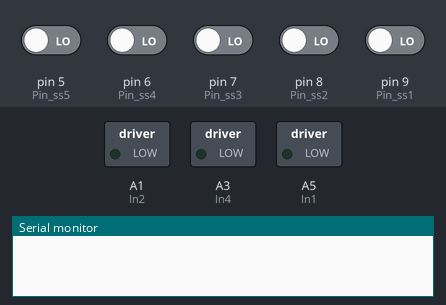
Bench run of a sketch on a simulated Arduino Nano, built with avr-gcc and run on an emulated ATmega328P. Shown: switched loads named in the sketch (green lamp = pin HIGH), the last lines printed to the serial monitor. Inputs (shaded band) come from the test bench; at power-on: pin 5 (Pin_ss5), pin 6 (Pin_ss4), pin 7 (Pin_ss3), pin 8 (Pin_ss2), pin 9 (Pin_ss1) LOW.

Above: at 1.2 s.
1.3 s: pin 5 (Pin_ss5) driven HIGH and pin 6 (Pin_ss4) driven HIGH
At 2.6 s:
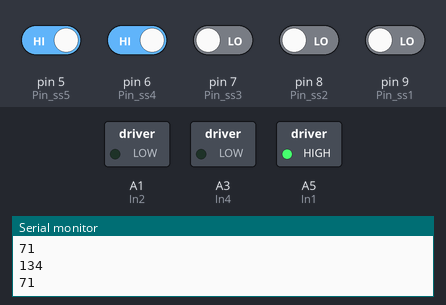
2.9 s: pin 7 (Pin_ss3) driven HIGH
At 4.2 s:
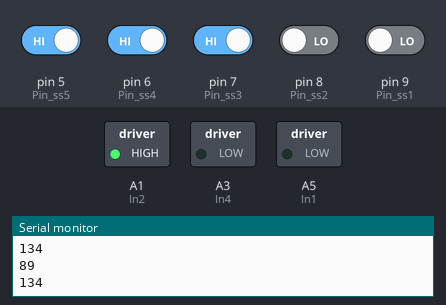
4.5 s: pin 8 (Pin_ss2) driven HIGH
6.0 s: pin 6 (Pin_ss4) driven LOW and pin 9 (Pin_ss1) driven HIGH
At 6.8 s:
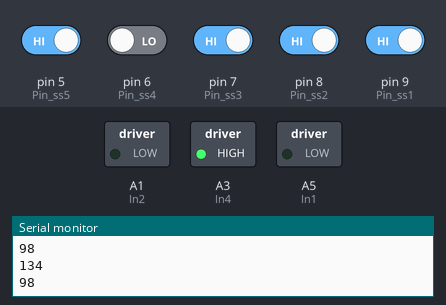
7.5 s: pin 7 (Pin_ss3) driven LOW
At 8.8 s:
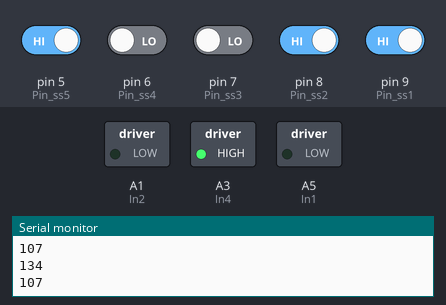
9.1 s: pin 6 (Pin_ss4) driven HIGH
At 10.2 s:
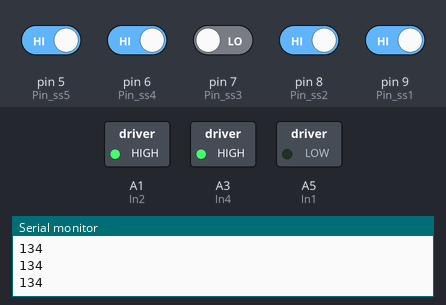
Timing chart, 0 to 11.7 s (numbered marks = the images above; inputs shaded):
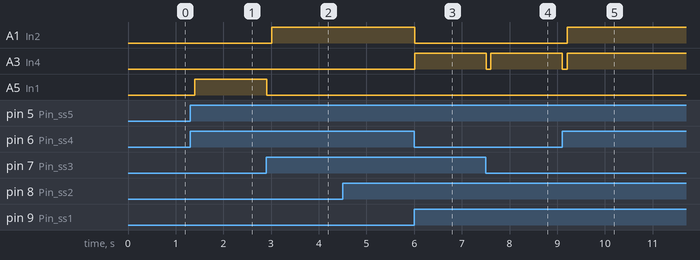

The sketch:

sketch_oct02a.ino
```cpp
#define In1  A5
#define In2  A1
#define In3  A6
#define In4  A3

#define Pin_ss5  5
#define Pin_ss4  6
#define Pin_ss3  7
#define Pin_ss2  8
#define Pin_ss1  9

#define DO_PHAN_GIAI  255
#define TI_LE         0.7

typedef enum
{
  giuaLine = 0,
  lechTrai1,
  lechTrai2,
  lechTrai3,
  lechTrai4,
  lechTrai5,
  lechPhai1,
  lechPhai2,
  lechPhai3,
  lechPhai4,
  lechPhai5,
  lechHoanToan
}
eHuongLech;

typedef enum
{
  motorTrai,
  motorPhai,
}
eMotor;

typedef enum
{
  chayToi,
  chayLui
}
ePhuongHuong;

int ss1, ss2, ss3, ss4, ss5, reg, tocDoTam;
eHuongLech huongLech;

void setup() {
  // initialize serial communications at 9600 bps:
  pinMode(Pin_ss1, INPUT);//Set chân cảm biến 1 là input
  pinMode(Pin_ss2, INPUT);//Set chân cảm biến 2 là input
  pinMode(Pin_ss3, INPUT);//Set chân cảm biến 3 là input
  pinMode(Pin_ss4, INPUT);//Set chân cảm biến 4 là input
  pinMode(Pin_ss5, INPUT);//Set chân cảm biến 5 là input
  Serial.begin(9600);
}

void loop()
{
  switch (timHuongLech())
  {
    case giuaLine:
      if (huongLech >= lechTrai1 && huongLech <= lechPhai5)
        giamQuanTinh();
      else
      {
        chayMotor(motorTrai, chayToi, tocDo(75));
        chayMotor(motorPhai, chayToi, tocDo(75));
      }
      huongLech = giuaLine;
      break;
    case lechTrai1:
    if (huongLech >= lechTrai2 && huongLech <= lechTrai5)
        giamQuanTinh();
        else
        {
      chayMotor(motorTrai, chayToi, tocDo(60));
      chayMotor(motorPhai, chayToi, tocDo(75));
        }
      huongLech = lechTrai1;
      break;
    case lechTrai2:
    if (huongLech >= lechTrai3 && huongLech <= lechTrai5)
        giamQuanTinh();
        else
        {
      chayMotor(motorTrai, chayToi, tocDo(55));
      chayMotor(motorPhai, chayToi, tocDo(75));
        }
      huongLech = lechTrai2;
      break;
    case lechTrai3:
    if (huongLech >= lechTrai4 && huongLech <= lechTrai5)
        giamQuanTinh();
        else
        {
      chayMotor(motorTrai, chayToi, tocDo(50));
      chayMotor(motorPhai, chayToi, tocDo(75));
        }
      huongLech = lechTrai3;
      break;
    case lechTrai4:
    if (huongLech == lechTrai5)
        giamQuanTinh();
        else
        {
      chayMotor(motorTrai, chayToi, tocDo(45));
      chayMotor(motorPhai, chayToi, tocDo(75));
        }
      huongLech = lechTrai4;
      break;
     case lechTrai5:
    if (huongLech == lechHoanToan)
        giamQuanTinh();
        else
        {
      chayMotor(motorTrai, chayToi, tocDo(40));
      chayMotor(motorPhai, chayLui, tocDo(75));
        }
      huongLech = lechTrai5;
      break;
    case lechPhai1:
    if (huongLech >= lechPhai2 && huongLech <= lechPhai5)
        giamQuanTinh();
        else
        {
      chayMotor(motorTrai, chayToi, tocDo(75));
      chayMotor(motorPhai, chayToi, tocDo(60));
        }
      huongLech = lechPhai1;
      break;
    case lechPhai2:
    if (huongLech >= lechPhai3 && huongLech <= lechPhai5)
        giamQuanTinh();
        else
        {
      chayMotor(motorTrai, chayToi, tocDo(75));
      chayMotor(motorPhai, chayToi, tocDo(55));
        }
      huongLech = lechPhai2;
      break;
    case lechPhai3:
    if (huongLech >= lechPhai4 && huongLech <= lechPhai5)
        giamQuanTinh();
        else
        {
      chayMotor(motorTrai, chayToi, tocDo(75));
      chayMotor(motorPhai, chayToi, tocDo(50));
        }
      huongLech = lechPhai3;
      break;
    case lechPhai4:
    if (huongLech == lechPhai5)
        giamQuanTinh();
        else
        {
      chayMotor(motorTrai, chayToi, tocDo(75));
      chayMotor(motorPhai, chayToi, tocDo(45));
        }
      huongLech = lechPhai4;
      break;
    case lechPhai5:
    if (huongLech == lechHoanToan)
        giamQuanTinh();
        else
        {
      chayMotor(motorTrai, chayLui, tocDo(75));
      chayMotor(motorPhai, chayToi, tocDo(40));
        }
      huongLech = lechPhai5;
      break;
    default:
      switch (huongLech)
      {
        case lechTrai1:
        case lechTrai2:
        case lechTrai3:
        case lechTrai4:
        case lechTrai5:
          chayMotor(motorPhai, chayToi, tocDo(75));
          chayMotor(motorTrai, chayToi, tocDo(40));
          break;
        case lechPhai1:
        case lechPhai2:
        case lechPhai3:
        case lechPhai4:
        case lechPhai5:
          chayMotor(motorPhai, chayToi, tocDo(40));
          chayMotor(motorTrai, chayToi, tocDo(75));
          break;
        }
      huongLech = lechHoanToan;
      break;
  }


}

eHuongLech timHuongLech()
{
  ss1 = digitalRead(Pin_ss1);
  ss2 = digitalRead(Pin_ss2);
  ss3 = digitalRead(Pin_ss3);
  ss4 = digitalRead(Pin_ss4);
  ss5 = digitalRead(Pin_ss5);
  reg = 0b00000;
  reg = ss1 << 4 | ss2 << 3 | ss3 << 2 | ss4 << 1 | ss5;
  //Serial.println(reg, BIN);
  switch (reg)
  {
    case 0b11011:
      return giuaLine;
      break;
    case 0b10001:
      return giuaLine;
      break;
    case 0b10011:
      return lechTrai1;
      break;
    case 0b10111:
      return lechTrai2;
      break;
    case 0b00111:
      return lechTrai3;
      break;
    case 0b01111:
      return lechTrai4;
      break;
     case 0b00011:
      return lechTrai5;
      break;
    case 0b11001:
      return lechPhai1;
      break;
    case 0b11101:
      return lechPhai2;
      break;
    case 0b11100:
      return lechPhai3;
      break;
    case 0b11110:
      return lechPhai4;
      break;
     case 0b11000:
      return lechPhai5;
      break;
    default:
      return lechHoanToan;
      break;
  }
}

void chayMotor(eMotor m, ePhuongHuong phuongHuong, int tocDo)
{
  switch (m)
  {
    case motorTrai:
      {
        switch (phuongHuong)
        {
          case chayToi:
            analogWrite(In4, tocDo);
            analogWrite(In3, 0);
            break;
          case chayLui:
            analogWrite(In4, 0);
            analogWrite(In3, tocDo);
            break;
        }
        //delay(100);
        break;
      }
    case motorPhai:
      {
        switch (phuongHuong)
        {
          case chayToi:
            analogWrite(In2, tocDo);
            analogWrite(In1, 0);
            break;
          case chayLui:
            analogWrite(In2, 0);
            analogWrite(In1, tocDo);
            break;
        }
        //delay(100);
        break;
      }
  }
}

int tocDo(int phanTram)
{
  if (phanTram < 0)
    return 0;
  if (phanTram > 100)
    phanTram = 100;
  tocDoTam =  round((phanTram / 100.0) * DO_PHAN_GIAI * TI_LE);
  Serial.println(tocDoTam);
  return tocDoTam;
}

void giamQuanTinh()
{
  chayMotor(motorPhai, chayToi, tocDo(0));
  chayMotor(motorTrai, chayToi, tocDo(0));
  delay(100);
}
```

Measured:
- after the input at 1.3 s, A5 (In1): LOW → HIGH after 0.10 s
- after the input at 2.9 s, A1 (In2): LOW → HIGH after 0.11 s; A5 (In1): HIGH → LOW at once
- after the input at 6.0 s, A1 (In2): HIGH → LOW at once; A3 (In4): LOW → HIGH at once
- after the input at 7.5 s, A3 (In4): HIGH → LOW at once, → HIGH 0.10 s later
- after the input at 9.1 s, A1 (In2): LOW → HIGH after 0.11 s; A3 (In4): HIGH → LOW at once, → HIGH 0.10 s later
